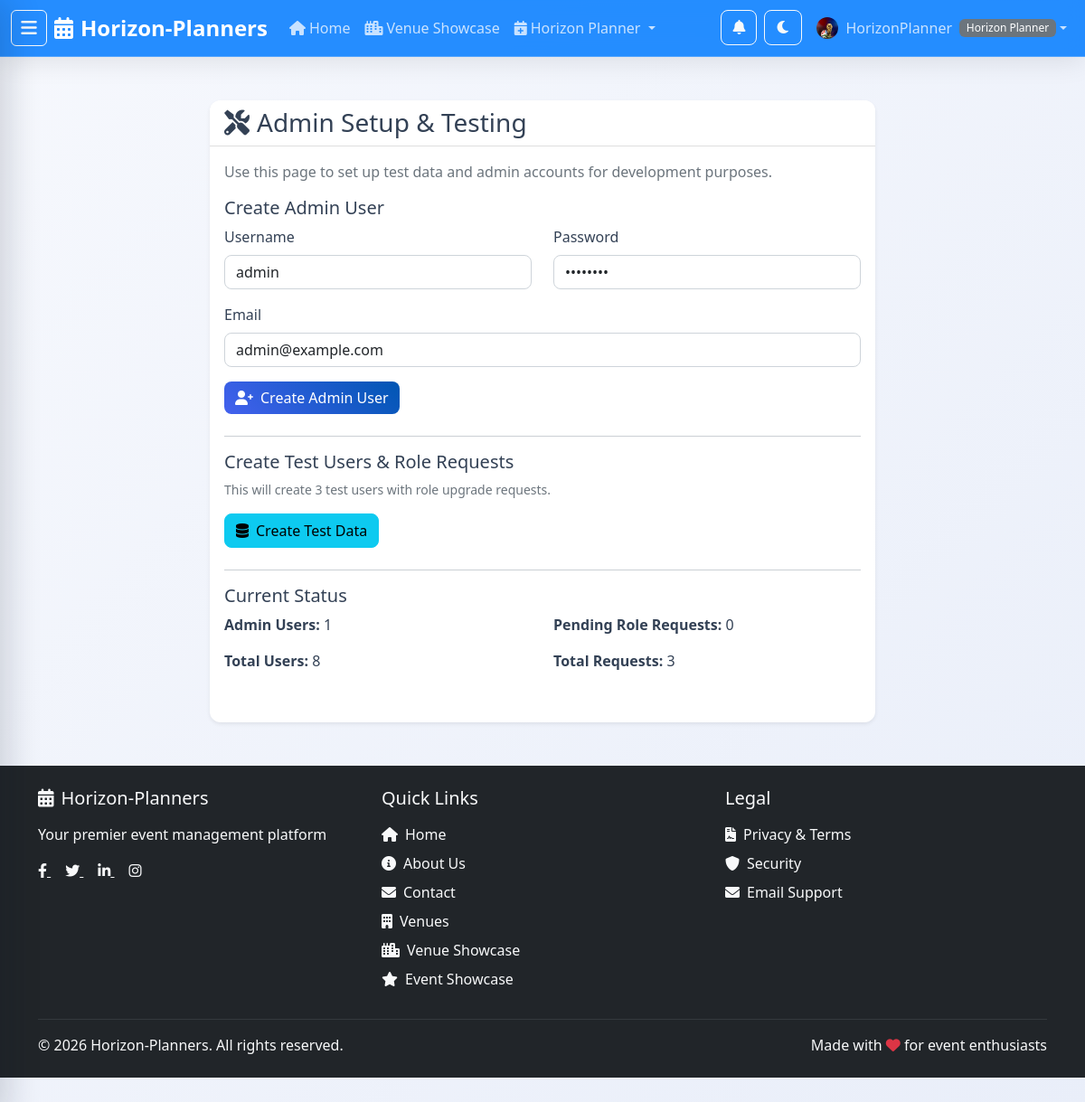
The page /auth/admin-setup/ (signed in) on the database its author committed.
### apps/users/models.py (models this page shows, shortened)
class User(AbstractUser):
    class Role(models.TextChoices):
        BASIC = 'basic', 'Basic User'
        HORIZON_PLANNER = 'horizon_planner', 'Horizon Planner'
        VENUE_MANAGER = 'venue_manager', 'Venue Manager'
        ADMIN = 'admin', 'Admin'
    role = models.CharField(
        max_length=20,
        choices=Role.choices,
        default=Role.BASIC,
        help_text='User role determines access permissions'
    )
    phone_number = models.CharField(max_length=20, blank=True, null=True)
    date_of_birth = models.DateField(blank=True, null=True)
    profile_picture = models.ImageField(upload_to='profile_pictures/', blank=True, null=True)
    created_at = models.DateTimeField(auto_now_add=True)
    updated_at = models.DateTimeField(auto_now=True)
    @property
    def is_basic_user(self):
        return self.role == self.Role.BASIC
    @property
    def is_horizon_planner(self):
        return self.role == self.Role.HORIZON_PLANNER
    @property
    def is_venue_manager(self):
        return self.role == self.Role.VENUE_MANAGER
    @property
    def is_admin_user(self):
        return self.role == self.Role.ADMIN or self.is_superuser

### apps/users/views.py (the view, shortened to what this page needs)
# urls.py: path('admin-setup/', views.AdminSetupView.as_view(), name='admin_setup'),
class AdminSetupView(View):
    template_name = 'users/admin_setup.html'
    def get(self, request):
        context = {
            'admin_count': User.objects.filter(role=User.Role.ADMIN).count(),
            'total_users': User.objects.count(),
            'pending_requests': RoleUpgradeRequest.objects.filter(status='pending').count(),
            'total_requests': RoleUpgradeRequest.objects.count(),
        }
        return render(request, self.template_name, context)

### templates/users/admin_setup.html (shortened to what this page needs)
{% extends 'base.html' %}
{% load static %}
{% block content %}
<div class="container my-5">
    <div class="row justify-content-center">
        <div class="col-lg-8">
            <div class="card">
                <div class="card-header">
                    <h3 class="mb-0">
                        <i class="fas fa-tools me-2"></i>Admin Setup & Testing
                    </h3>
                </div>
                <div class="card-body">
                    <p class="text-muted">Use this page to set up test data and admin accounts for development purposes.</p>
                    <form method="post">
                        <div class="mb-4">
                            <h5>Create Admin User</h5>
                            <div class="row">
                                <div class="col-md-6 mb-3">
                                    <label class="form-label">Username</label>
                                    <input type="text" class="form-control" name="admin_username" value="admin" required>
                                </div>
                                <div class="col-md-6 mb-3">
                                    <label class="form-label">Password</label>
                                    <input type="password" class="form-control" name="admin_password" value="admin123" required>
                                </div>
                                <div class="col-12 mb-3">
                                    <label class="form-label">Email</label>
                                    <input type="email" class="form-control" name="admin_email" value="admin@example.com" required>
                                </div>
                            </div>
                            <button type="submit" name="create_admin" class="btn btn-primary">
                                <i class="fas fa-user-plus me-2"></i>Create Admin User
                            </button>
                        </div>
                        <hr>
                        <div class="mb-4">
                            <h5>Create Test Users & Role Requests</h5>
                            <p class="text-muted small">This will create 3 test users with role upgrade requests.</p>
                            <button type="submit" name="create_test_data" class="btn btn-info">
                                <i class="fas fa-database me-2"></i>Create Test Data
                            </button>
                        </div>
                        <hr>
                        <div class="mb-4">
                            <h5>Current Status</h5>
                            <div class="row">
                                <div class="col-md-6">
                                    <p><strong>Admin Users:</strong> {{ admin_count }}</p>
                                    <p><strong>Total Users:</strong> {{ total_users }}</p>
                                </div>
                                <div class="col-md-6">
                                    <p><strong>Pending Role Requests:</strong> {{ pending_requests }}</p>
                                    <p><strong>Total Requests:</strong> {{ total_requests }}</p>
                                </div>
                            </div>
                        </div>
                    </form>
                </div>
            </div>
        </div>
    </div>
</div>
{% endblock %}

### templates/base.html (shortened to what this page needs)
<!DOCTYPE html>
<html lang="en">
<head>
    <link href="https://cdn.jsdelivr.net/npm/bootstrap@5.1.3/dist/css/bootstrap.min.css" rel="stylesheet">
    <link rel="stylesheet" href="https://cdnjs.cloudflare.com/ajax/libs/font-awesome/6.0.0/css/all.min.css">
    {% load static %}
    <link rel="stylesheet" href="{% static 'css/style.css' %}">
</head>
<body>
    <nav class="navbar navbar-expand-lg navbar-dark sticky-top glass-navbar">
        <div class="container-fluid">
            <button type="button" class="btn btn-outline-light me-2" id="sidebarToggle">
                <i class="fas fa-bars"></i>
            </button>
            <a class="navbar-brand" href="{% url 'events:home' %}">
                <i class="fas fa-calendar-alt me-2"></i>Horizon-Planners
            </a>
            <div class="collapse navbar-collapse" id="navbarNav">
                <ul class="navbar-nav me-auto">
                    <li class="nav-item">
                        <a class="nav-link" href="{% url 'events:home' %}">
                            <i class="fas fa-home me-1"></i>Home
                        </a>
                    </li>
                    <li class="nav-item">
                        <a class="nav-link" href="{% url 'venues:venue_showcase' %}">
                            <i class="fas fa-city me-1"></i>Venue Showcase
                        </a>
                    </li>
                    {% if user.is_authenticated %}
                    {% if user.is_horizon_planner and not user.is_admin_user %}
                    <li class="nav-item dropdown">
                        <a class="nav-link dropdown-toggle" href="#" data-bs-toggle="dropdown">
                            <i class="fas fa-calendar-plus me-1"></i>Horizon Planner
                        </a>
                    </li>
                    {% endif %}
                    {% endif %}
                </ul>
                <ul class="navbar-nav">
                    {% if user.is_authenticated %}
                    <li class="nav-item me-2">
                        <div class="dropdown">
                            <button class="btn btn-outline-light position-relative" id="notificationBell"
                                data-bs-toggle="dropdown" title="Notifications">
                                <i class="fas fa-bell"></i>
                            </button>
                        </div>
                    </li>
                    {% endif %}
                    <li class="nav-item me-2">
                        <button type="button" id="nightModeToggle" class="btn btn-outline-light"
                            title="Toggle Night Mode">
                        </button>
                    </li>
                    {% if user.is_authenticated %}
                    <li class="nav-item dropdown">
                        <a class="nav-link dropdown-toggle d-flex align-items-center" href="#"
                            data-bs-toggle="dropdown">
                            {% if user.profile_picture %}
                            <img src="{{ user.profile_picture.url }}" alt="Profile" class="rounded-circle me-2"
                                style="width: 24px; height: 24px; object-fit: cover;">
                            {% else %}
                            <i class="fas fa-user me-2"></i>
                            {% endif %}
                            {{ user.username }}
                            <span class="badge bg-secondary ms-2">{{ user.get_role_display }}</span>
                        </a>
                    </li>
                    {% endif %}
                </ul>
            </div>
        </div>
    </nav>
    <main>
        {% block content %}{% endblock %}
    </main>
    <footer class="bg-dark text-light py-4 mt-5">
        <div class="container">
            <div class="row">
                <div class="col-md-4 mb-4 mb-md-0">
                    <h5 class="mb-3">
                        <i class="fas fa-calendar-alt me-2"></i>Horizon-Planners
                    </h5>
                    <p>Your premier event management platform</p>
                    <div class="social-links mt-3">
                        <a href="https://facebook.com" target="_blank" class="text-light me-3">
                            <i class="fab fa-facebook-f"></i>
                        </a>
                        <a href="https://twitter.com" target="_blank" class="text-light me-3">
                            <i class="fab fa-twitter"></i>
                        </a>
                        <a href="https://linkedin.com" target="_blank" class="text-light me-3">
                            <i class="fab fa-linkedin-in"></i>
                        </a>
                        <a href="https://instagram.com" target="_blank" class="text-light">
                            <i class="fab fa-instagram"></i>
                        </a>
                    </div>
                </div>
                <div class="col-md-4 mb-4 mb-md-0">
                    <h5 class="mb-3">Quick Links</h5>
                    <ul class="list-unstyled">
                        <li class="mb-2">
                            <a href="{% url 'events:home' %}" class="text-light text-decoration-none">
                                <i class="fas fa-home me-2"></i>Home
                            </a>
                        </li>
                        <li class="mb-2">
                            <a href="{% url 'events:about' %}" class="text-light text-decoration-none">
                                <i class="fas fa-info-circle me-2"></i>About Us
                            </a>
                        </li>
                        <li class="mb-2">
                            <a href="{% url 'events:contact' %}" class="text-light text-decoration-none">
                                <i class="fas fa-envelope me-2"></i>Contact
                            </a>
                        </li>
                        <li class="mb-2">
                            <a href="{% url 'venues:venue_list' %}" class="text-light text-decoration-none">
                                <i class="fas fa-building me-2"></i>Venues
                            </a>
                        </li>
                        <li class="mb-2">
                            <a href="{% url 'venues:venue_showcase' %}" class="text-light text-decoration-none">
                                <i class="fas fa-city me-2"></i>Venue Showcase
                            </a>
                        </li>
                        <li class="mb-2">
                            <a href="{% url 'events:event_showcase' %}" class="text-light text-decoration-none">
                                <i class="fas fa-star me-2"></i>Event Showcase
                            </a>
                        </li>
                    </ul>
                </div>
                <div class="col-md-4">
                    <h5 class="mb-3">Legal</h5>
                    <ul class="list-unstyled">
                        <li class="mb-2">
                            <a href="{% url 'events:policy' %}" class="text-light text-decoration-none">
                                <i class="fas fa-file-contract me-2"></i>Privacy & Terms
                            </a>
                        </li>
                        <li class="mb-2">
                            <a href="#" class="text-light text-decoration-none">
                                <i class="fas fa-shield-alt me-2"></i>Security
                            </a>
                        </li>
                        <li class="mb-2">
                            <a href="mailto:support@horizonplanners.com" class="text-light text-decoration-none">
                                <i class="fas fa-envelope me-2"></i>Email Support
                            </a>
                        </li>
                    </ul>
                </div>
            </div>
            <hr class="bg-secondary">
            <div class="row align-items-center">
                <div class="col-md-6">
                    <p class="mb-0">&copy; {% now "Y" %} Horizon-Planners. All rights reserved.</p>
                </div>
                <div class="col-md-6 text-md-end">
                    <p class="mb-0">Made with <i class="fas fa-heart text-danger"></i> for event enthusiasts</p>
                </div>
            </div>
        </div>
    </footer>
</body>
</html>

### static/css/style.css (style rules this page uses)
:root { --primary-color: #4361ee; --secondary-color: #7209b7; --success-color: #4cc9f0; --info-color: #4895ef; --warning-color: #f72585; --danger-color: #b5179e; --light-color: #ffffff; --dark-color: #0b0f19; }
body { font-family: 'Segoe UI', Tahoma, Geneva, Verdana, sans-serif; margin: 0; padding: 0; overflow-x: hidden; background: linear-gradient(135deg, #f6f8fd 0%, #e9eef9 100%); background-attachment: fixed; color: #334155; }
.navbar-brand { font-weight: bold; font-size: 1.5rem; }
.navbar { z-index: 1030 !important; position: sticky !important; top: 0; }
.navbar-dark .nav-link { color: rgba(255, 255, 255, 0.75) !important; transition: color 0.3s ease; }
.navbar .btn-outline-light { padding: 0.4rem 0.75rem; font-size: 1rem; }
#sidebarToggle { display: flex; align-items: center; justify-content: center; width: 40px; height: 40px; padding: 0; border-radius: 6px; font-size: 1.25rem; cursor: pointer; }
.card { border: none; border-radius: 12px; box-shadow: 0 0.125rem 0.25rem rgba(0, 0, 0, 0.075); transition: all 0.3s ease; }
.card-header { background-color: var(--light-color); border-bottom: 1px solid rgba(0, 0, 0, 0.125); border-radius: 12px 12px 0 0 !important; }
.btn { border-radius: 8px; font-weight: 500; transition: all 0.3s ease; }
.btn-primary { background: linear-gradient(45deg, var(--primary-color), #0056b3); border: none; }
.form-control, .form-select { border-radius: 8px; border: 1px solid #ced4da; transition: all 0.3s ease; }
.badge { border-radius: 6px; font-weight: 500; }
footer { margin-top: auto; }
html { transition: background-color 0.3s ease, color 0.3s ease; }
body { transition: background-color 0.3s ease, color 0.3s ease; }
.navbar { transition: background-color 0.3s ease, border-color 0.3s ease; }
.card { transition: background-color 0.3s ease, color 0.3s ease, border-color 0.3s ease; }
.glass-navbar { background: rgba(0, 123, 255, 0.85) !important; backdrop-filter: blur(12px); -webkit-backdrop-filter: blur(12px); border-bottom: 1px solid rgba(255, 255, 255, 0.2); box-shadow: 0 4px 30px rgba(0, 0, 0, 0.1); z-index: 1030; }

### rows shown on the page
User: profile_picture (picture), username "HorizonPlanner", role "Horizon Planner"

### other values the page prints
{{ admin_count }} "1"
{{ total_users }} "8"
{{ pending_requests }} "0"
{{ total_requests }} "3"
